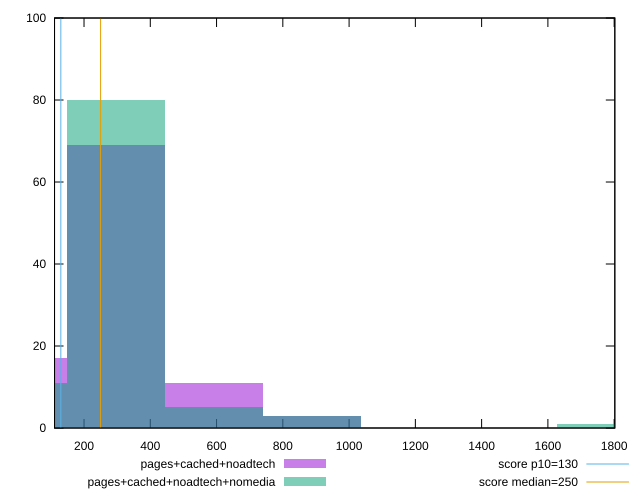

The script that saved this image:
reset

$pagesCachedNoadtech <<EOF
591.9103529757501 11
295.95517648787506 69
0 17
887.8655294636252 3
EOF

$pagesCachedNoadtechNomedia <<EOF
295.95517648787506 80
0 11
591.9103529757501 5
1775.7310589272504 1
887.8655294636252 3
EOF

set key outside below
set boxwidth 295.95517648787506
set xrange [111:1802.0000000000005]
set yrange [0:100]
set trange [0:100]
set style fill transparent solid 0.5 noborder

set parametric
set terminal svg size 640, 500 enhanced background rgb 'white'
set output "report_00013_2021-02-09T12-04-24.940Z/max-potential-fid/comparison/histogram/2_vs_3.svg"

plot $pagesCachedNoadtech title "pages+cached+noadtech" with boxes, \
     $pagesCachedNoadtechNomedia title "pages+cached+noadtech+nomedia" with boxes, \
     130,t title "score p10=130", \
     250,t title "score median=250"

reset
